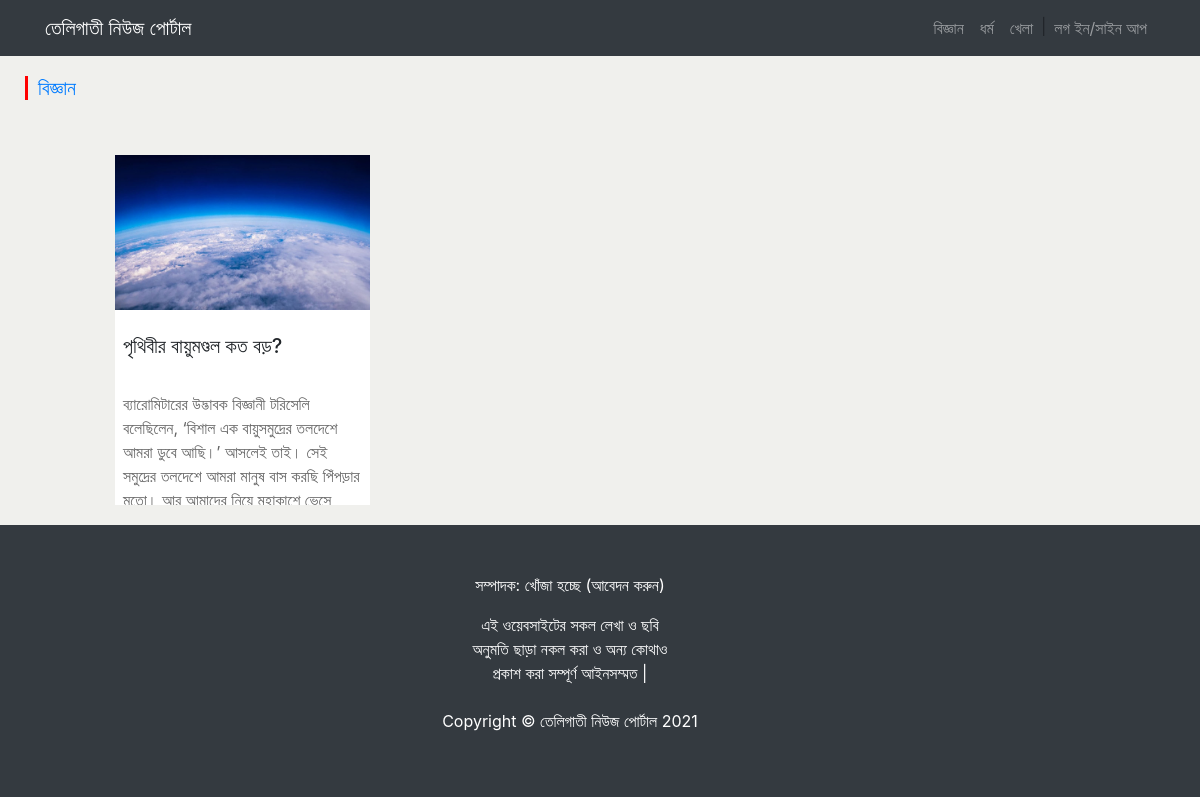
The app's page /whole_science.php with its own data.
### tables this page shows
CREATE TABLE news (
news_id     int    NOT NULL    AUTO_INCREMENT,
category_name  varchar(255)   NOT NULL,
news_title    text   NOT NULL,
news_content    text     NOT NULL,
img    varchar(255)  NOT NULL,
email    varchar(255)    NOT NULL,
PRIMARY KEY (news_id),
FOREIGN KEY (email) REFERENCES users(email)
);

### whole_science.php (the view, shortened to what this page needs)
<!DOCTYPE html>
<html lang="en">
<head>
	<link href="styles.css" rel="stylesheet" />
	<link href="index-custom.css" rel="stylesheet" />
</head>
<body>
	<nav class="navbar navbar-expand-lg navbar-dark bg-dark">
		<div class="container">
			<a class="navbar-brand" href="index.php">তেলিগাতী নিউজ পোর্টাল</a>
			<div class="collapse navbar-collapse" id="navbarResponsive">
				<ul class="navbar-nav ml-auto">
					<li class="nav-item"><a class="nav-link" href="whole_science.php">বিজ্ঞান</a></li>
					<li class="nav-item"><a class="nav-link" href="whole_religion.php">ধর্ম</a></li>
					<li class="nav-item"><a class="nav-link" href="whole_sports.php">খেলা</a></li>
					<li class="line">|</li>
					<li class="nav-item">
						<?php
						$ServerName="localhost";
						$UserName="root";
						$Password="";
						$dbName="portal";
						$connect=mysqli_connect($ServerName,$UserName,$Password,$dbName);
						if(isset($_SESSION["email"]))
						{
							$email=$_SESSION["email"];
							$sql="select * from users where email='".$email."'  ";
							$result=mysqli_query($connect,$sql);
							$total_rows=mysqli_num_rows($result);
							if($total_rows>0)
							{
								while($row=mysqli_fetch_assoc($result))
								{
									if($row["role"]=="user")
									{
										?>
										<a class="nav-link" href="userDashboard_profile.php"><?php echo $_SESSION["email"] ?></a>
										<?php
									}
									elseif($row["role"]=="admin")
									{
										?>
										<a class="nav-link" href="adminDashboard_profile.php"><?php echo $_SESSION["email"] ?></a>
										<?php
									}
								}
							}
						}
						else
						{
							?>
							<a class="nav-link" href="login.php">লগ ইন/সাইন আপ</a>
							<?php
						}
						?>
					</li>
				</ul>
			</div>
		</div>
	</nav>
	<section class="main-div">
		<div class="container">
			<div class="category-part">
				<h3><a href="whole_science.php">বিজ্ঞান</a></h3>
			</div>
			<div class="row">
				<?php
				$ServerName="localhost";
				$UserName="root";
				$Password="";
				$dbName="portal";
				$connect=mysqli_connect($ServerName,$UserName,$Password,$dbName);
				$sql="select * from news where category_name='বিজ্ঞান' order by news_id desc";
				$query=mysqli_query($connect,$sql);
				while($info=mysqli_fetch_assoc($query)){
					?>
					<div class="col-md-3">
						<div class="sub-div">
							<form class="" action="singleNews.php" method="POST">
								<input type="image" src="news_image/<?php echo $info['img']; ?>" alt="Read in detail" width="255" height="155">
							</form>
								<h2><?php echo $info['news_title']; ?></h2>
								<p><?php echo $info['news_content']; ?></p>
						</div>
					</div>
					<?php
					}
					?>
				</div>
			</div>
		</section>
		<footer class="py-5 bg-dark">
			<div class="container m-0 text-center text-white"><p>সম্পাদক: খোঁজা হচ্ছে (আবেদন করুন)</p><span>এই ওয়েবসাইটের সকল লেখা ও ছবি<br>অনুমতি ছাড়া নকল করা ও অন্য কোথাও<br>প্রকাশ করা সম্পূর্ণ আইনসম্মত |<br></span><br><p>Copyright &copy; তেলিগাতী নিউজ পোর্টাল 2021</p>
			</div>
		</footer>
	</body>
	</html>

### index-custom.css (style rules this page uses)
.line { margin-top:6px; }
.main-div { padding: 20px; background-color: #F0F0ED; }
.sub-div { background-color: #ffffff; line-height: 1.5em; height: 350px; width: 255px; margin-left: 70px; margin-top: 35px; overflow: hidden; }
.sub-div h2 { margin-top: 10px; padding: 8px; height: 50px; font-size: 20px; }
.sub-div p { margin-top: 8px; padding: 8px; color: #666666; height: 200px; }
.category-part h3 { font-size: 20px; margin-bottom: 20px; border-left: 3px solid red; padding-left: 10px; margin-left: -20px; font-family: 'SolaimanLipi', Arial, sans-serif !important; }

### records on screen
news: news_title "পৃথিবীর বায়ুমণ্ডল কত বড়?", news_content "ব্যারোমিটারের উদ্ভাবক বিজ্ঞানী টরিসেলি বলেছিলেন, ‘বিশাল এক বায়ুসমুদ্রের তলদেশে আমরা ডুবে আছি।’ আসলেই তাই। সেই সমুদ্রের তলদেশে আমরা মানুষ বাস করছি পিঁপড়ার মতো। আর আমাদের নিয়ে মহাকাশে ভেসে…"
